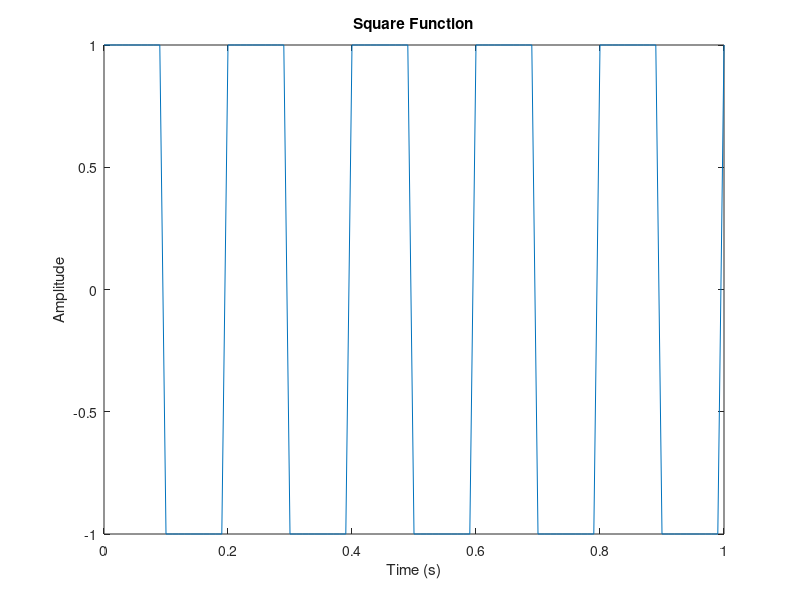
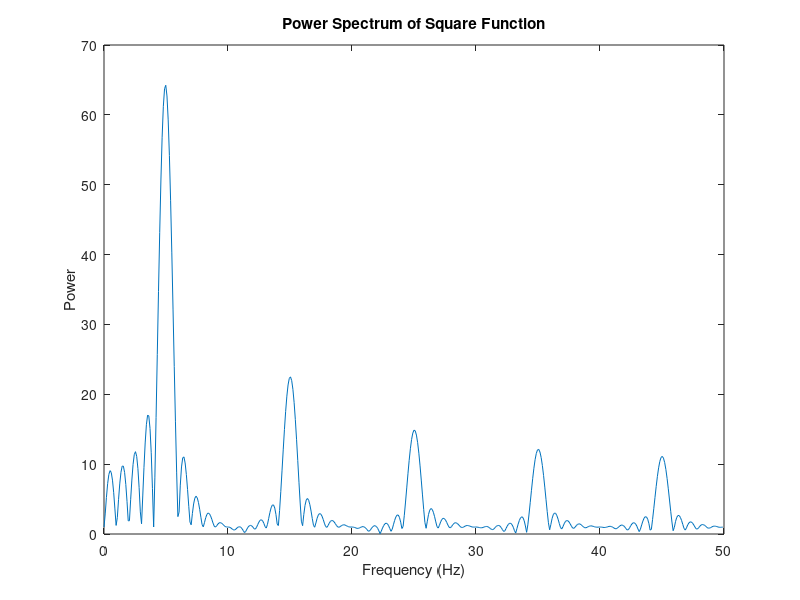

Write the MATLAB code that produced these figures, in order.
clear
clc
%
% FFT Square Function
%
fs = 100; % Sampling Frequency
t = 0:1/fs:1; % Time Vector (1 second)
f = 5; % Create an Harmonic Function of f Hz.
%
x=square(2*pi*f*t); % Square Wave
%
% Fast Fourier Transform
%
nfft = 1024; % Length of FFT
%
% Take FFT, padding with zeros so that length(X) is equal to nfft
%
X = fft(x,nfft);
%
% FFT is symmetric, throw away second half
%
X = X(1:nfft/2);
%
% Take the magnitude of FFT of x
%
mx = abs(X);
%
% Frequency vector
%
fv = (0:nfft/2-1)*fs/nfft; 
%
% Generate the Plot
%
figure(1)
plot(t,x);
title('Square Function');
xlabel('Time (s)');
ylabel('Amplitude');
%
figure(2)
plot(fv,mx); 
title('Power Spectrum of Square Function');
xlabel('Frequency (Hz)'); 
ylabel('Power');